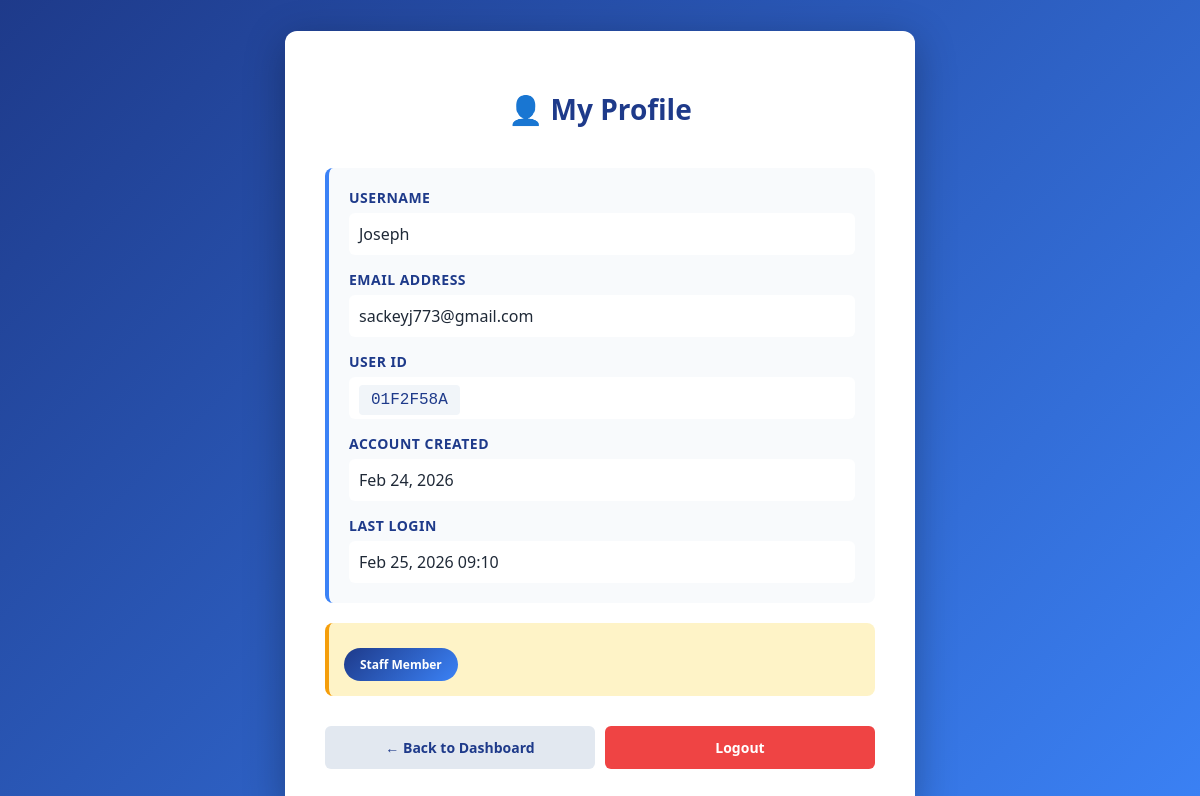
/profile/ (signed in), run on an earlier commit of the app's database.
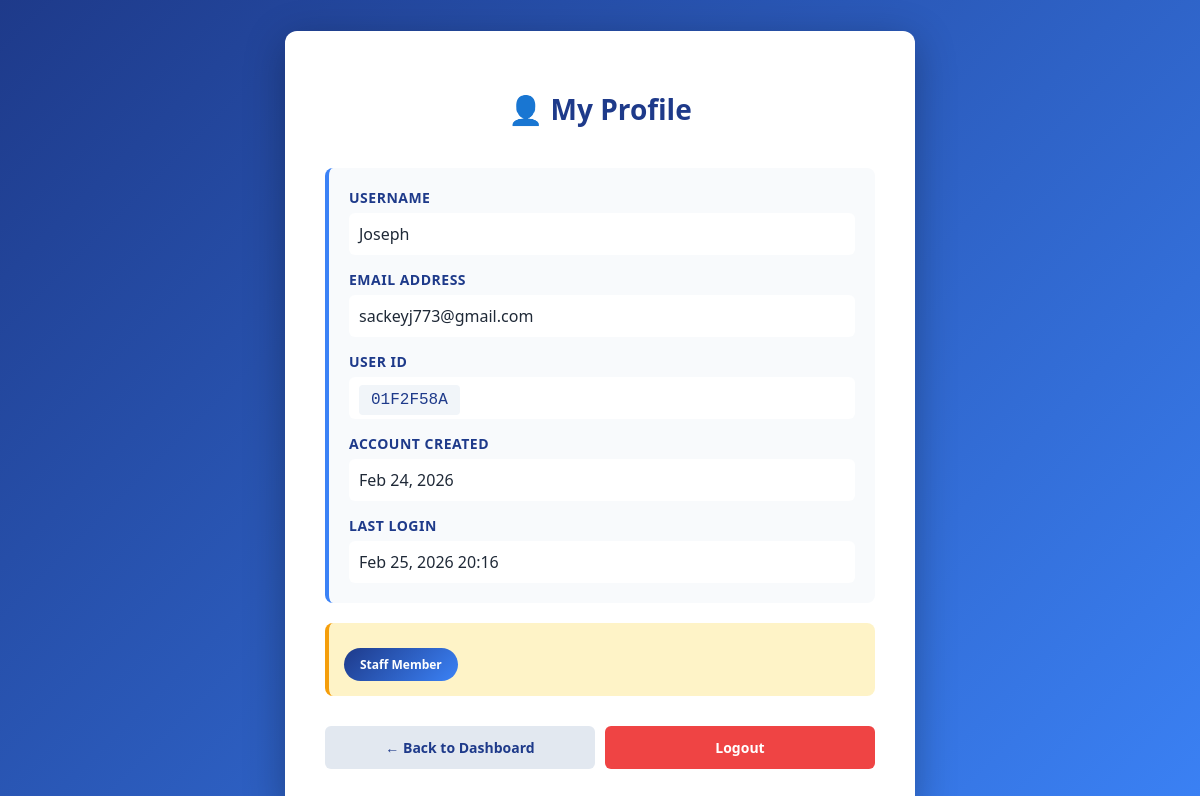
And on a later commit of the database.
### core/models.py (models this page shows, shortened)
class CustomUser(AbstractUser):
    user_id = models.CharField(max_length=12, unique=True, editable=False)
    email = models.EmailField(unique=True)

### core/views.py (the view)
# urls.py: path("profile/", views.profile, name="profile"),
@login_required
def profile(request):
    return render(request, "core/profile.html", {"user": request.user})

### core/templates/core/profile.html (shortened to what this page needs)
<!DOCTYPE html>
<html>
<head>
</head>
<body>
<div class="profile-container">
    <h1>👤 My Profile</h1>
    <div class="profile-section">
        <div class="profile-field">
            <label>Username</label>
            <p>{{ user.username }}</p>
        </div>
        <div class="profile-field">
            <label>Email Address</label>
            <p>{{ user.email }}</p>
        </div>
        <div class="profile-field">
            <label>User ID</label>
            <p>
                <code style="background: #f1f5f9; padding: 6px 12px; border-radius: 4px; font-family: monospace; color: #1e3a8a;">{{ user.user_id }}</code>
            </p>
        </div>
        <div class="profile-field">
            <label>Account Created</label>
            <p>{{ user.date_joined|date:"M d, Y" }}</p>
        </div>
        <div class="profile-field">
            <label>Last Login</label>
            <p>{{ user.last_login|date:"M d, Y H:i"|default:"Never" }}</p>
        </div>
    </div>
    {% if user.is_staff %}
    <div style="background: #fef3c7; padding: 15px; border-radius: 8px; margin-bottom: 20px; border-left: 4px solid #f59e0b;">
        <span class="info-badge">Staff Member</span>
    </div>
    {% endif %}
    <div class="button-group">
        <a href="{% url 'dashboard' %}" class="btn btn-secondary">← Back to Dashboard</a>
        <a href="{% url 'logout' %}" class="btn btn-danger">Logout</a>
    </div>
</div>
</body>
</html>

What changed in the data, as far as the page shows it:
changed CustomUser "Joseph": last_login "Feb 25, 2026 09:10" → "Feb 25, 2026 20:16"
